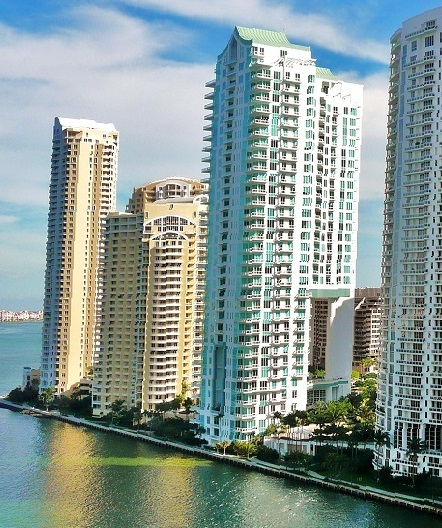
%> input picture city1.jpg, 442 x 528 px
$ octave --eval "result = corner_detector(imread('city1.jpg'));"   (GNU Octave 9; MATLAB toolbox functions it lacks are replaced by stand-ins)
%> lines starting %> are read from the running program, lines starting %| are printed output that depends on the picture
% img is an image
% cimg is a corner matrix

function [cimg] = corner_detector(img)
I=rgb2gray(img);
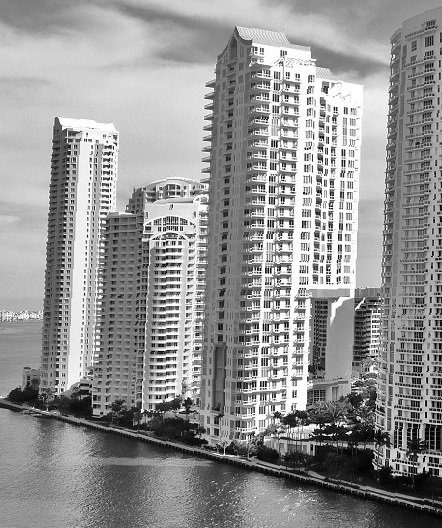
%> I: size 528x442 uint8; min 0, max 255, mean 147.6
cimg = cornermetric(I,'MinimumEigenvalue');
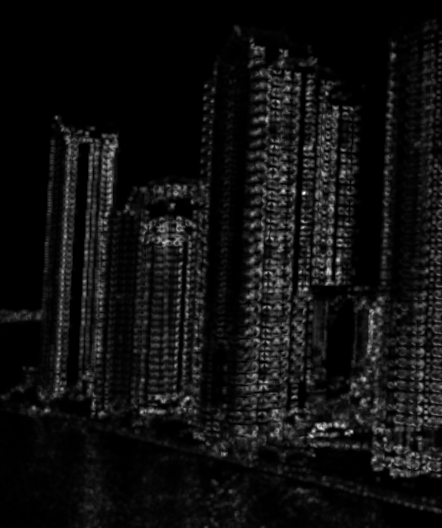
%> cimg: size 528x442 double; min 0, max 0.246, mean 0.0161; drawn with min black and max white
figure;
imshow(imadjust(cimg));
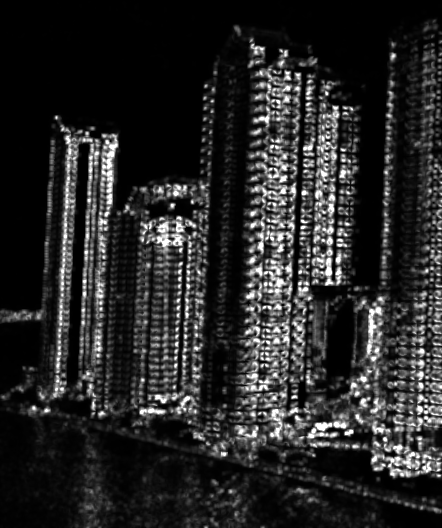
%> displayed picture: size 528x442, on the screen's scale of 0 to 255; min 0, max 255, mean 39.4
end

$ run again, on city2.jpg
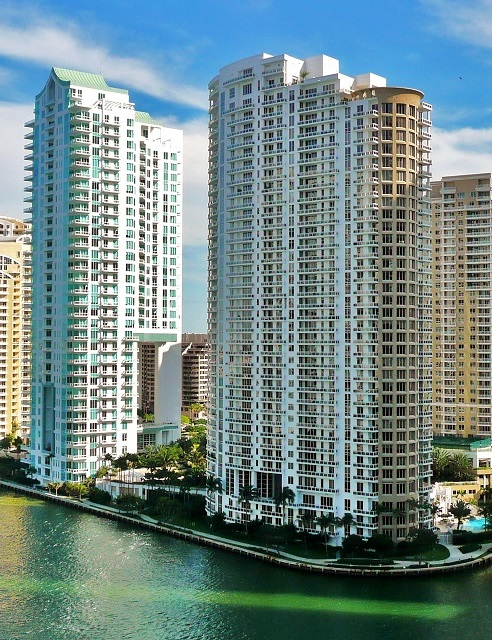
%> input picture city2.jpg, 492 x 640 px
%> in corner_detector, `cimg = cornermetric(I,'MinimumEigenvalue');`:
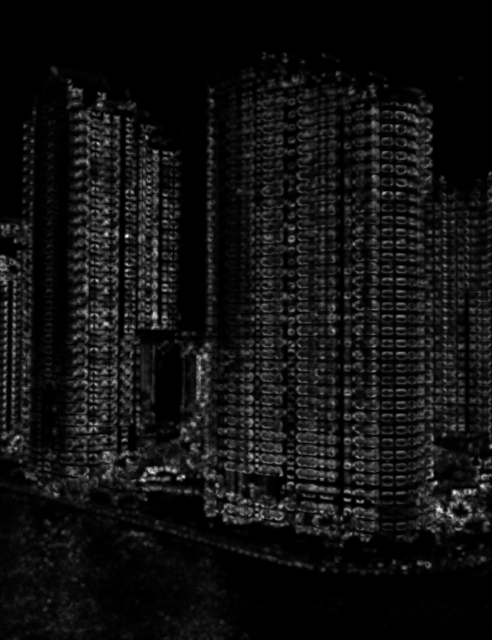
%> cimg: size 640x492 double; min 0, max 0.246, mean 0.0172; drawn with min black and max white
%> in corner_detector, `imshow(imadjust(cimg));`:
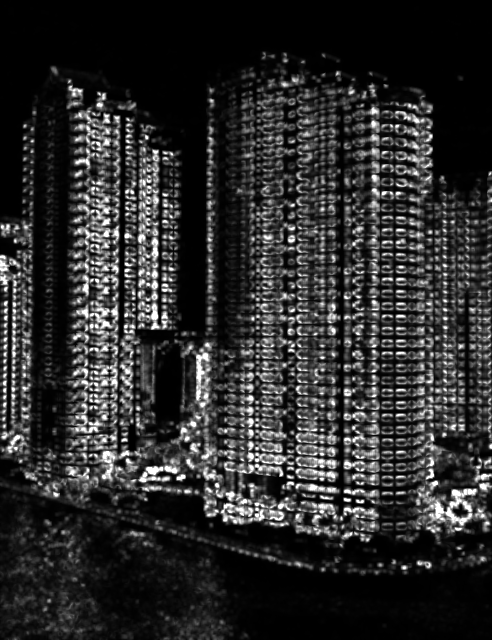
%> displayed picture: size 640x492, on the screen's scale of 0 to 255; min 0, max 255, mean 44.2

$ run again, on city3.jpg
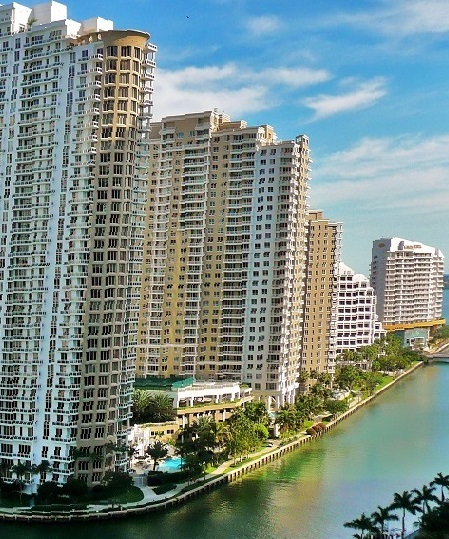
%> input picture city3.jpg, 449 x 539 px
%> in corner_detector, `cimg = cornermetric(I,'MinimumEigenvalue');`:
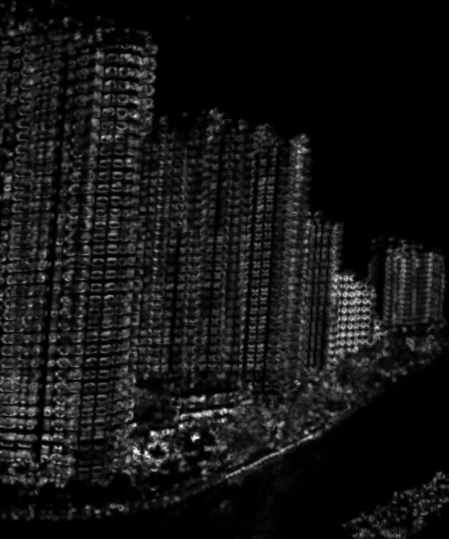
%> cimg: size 539x449 double; min 6.14e-07, max 0.22, mean 0.0185; drawn with min black and max white
%> in corner_detector, `imshow(imadjust(cimg));`:
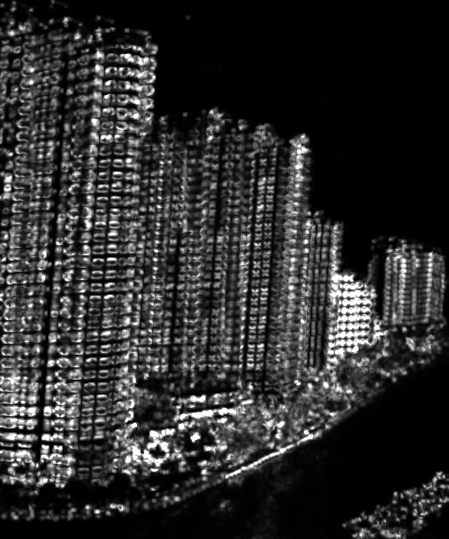
%> displayed picture: size 539x449, on the screen's scale of 0 to 255; min 0, max 255, mean 45.8
